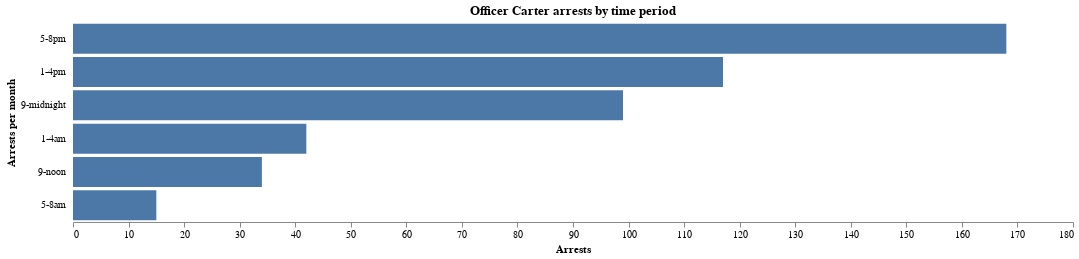

Here is the notebook cell this chart was saved with:
### Code cell
time_chart = (
    alt.Chart(df_carter_times)
    .mark_bar()
    .encode(
        x=alt.X(
            "cases_count",
            axis=alt.Axis(grid=False),
            title="Arrests",
        ),
        y=alt.Y(
            "arrest_time_period:O",
            axis=alt.Axis(
                tickCount=6,
                gridColor="#dddddd",
                offset=6,
                tickSize=0,
                domainOpacity=0,
                title="Arrests per month",
            ),
            sort="-x",
        ),
    )
    .properties(width=1000, height=200, title="Officer Carter arrests by time period")
    .configure_view(strokeOpacity=0)
)
time_chart

### Figure 1 — Vega-Lite specification as saved in the notebook (floating-point values rounded to 4 significant figures)
{"config": {"view": {"continuousWidth": 400, "continuousHeight": 300, "strokeOpacity": 0}}, "data": {"name": "data-c64bf2b4c9ad87ffc782a9c5ed2f3f25"}, "mark": "bar", "encoding": {"x": {"type": "quantitative", "axis": {"grid": false}, "field": "cases_count", "title": "Arrests"}, "y": {"type": "ordinal", "axis": {"domainOpacity": 0, "gridColor": "#dddddd", "offset": 6, "tickCount": 6, "tickSize": 0, "title": "Arrests per month"}, "field": "arrest_time_period", "sort": "-x"}}, "height": 200, "title": "Officer Carter arrests by time period", "width": 1000, "$schema": "https://vega.github.io/schema/vega-lite/v4.8.1.json", "datasets": {"data-c64bf2b4c9ad87ffc782a9c5ed2f3f25": [{"arrest_time_period": "5-8pm", "cases_count": 168}, {"arrest_time_period": "1-4pm", "cases_count": 117}, {"arrest_time_period": "9-midnight", "cases_count": 99}, {"arrest_time_period": "1-4am", "cases_count": 42}, {"arrest_time_period": "9-noon", "cases_count": 34}, {"arrest_time_period": "5-8am", "cases_count": 15}]}}
